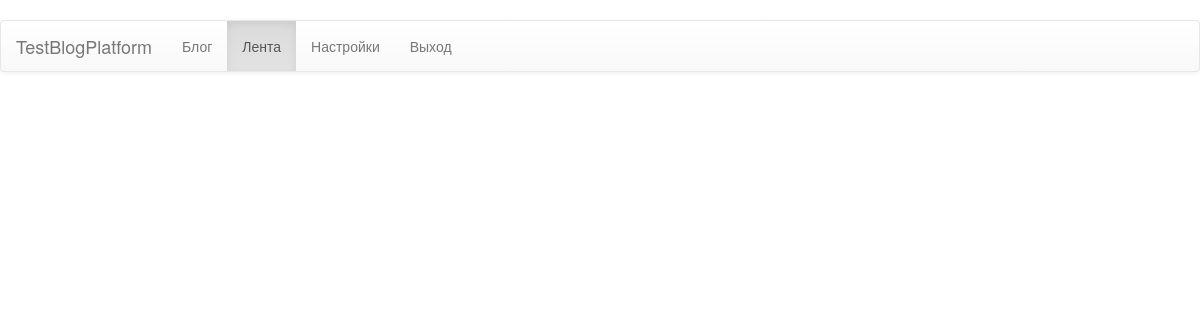
/feed/ (signed in), run on an earlier commit of the app's database.
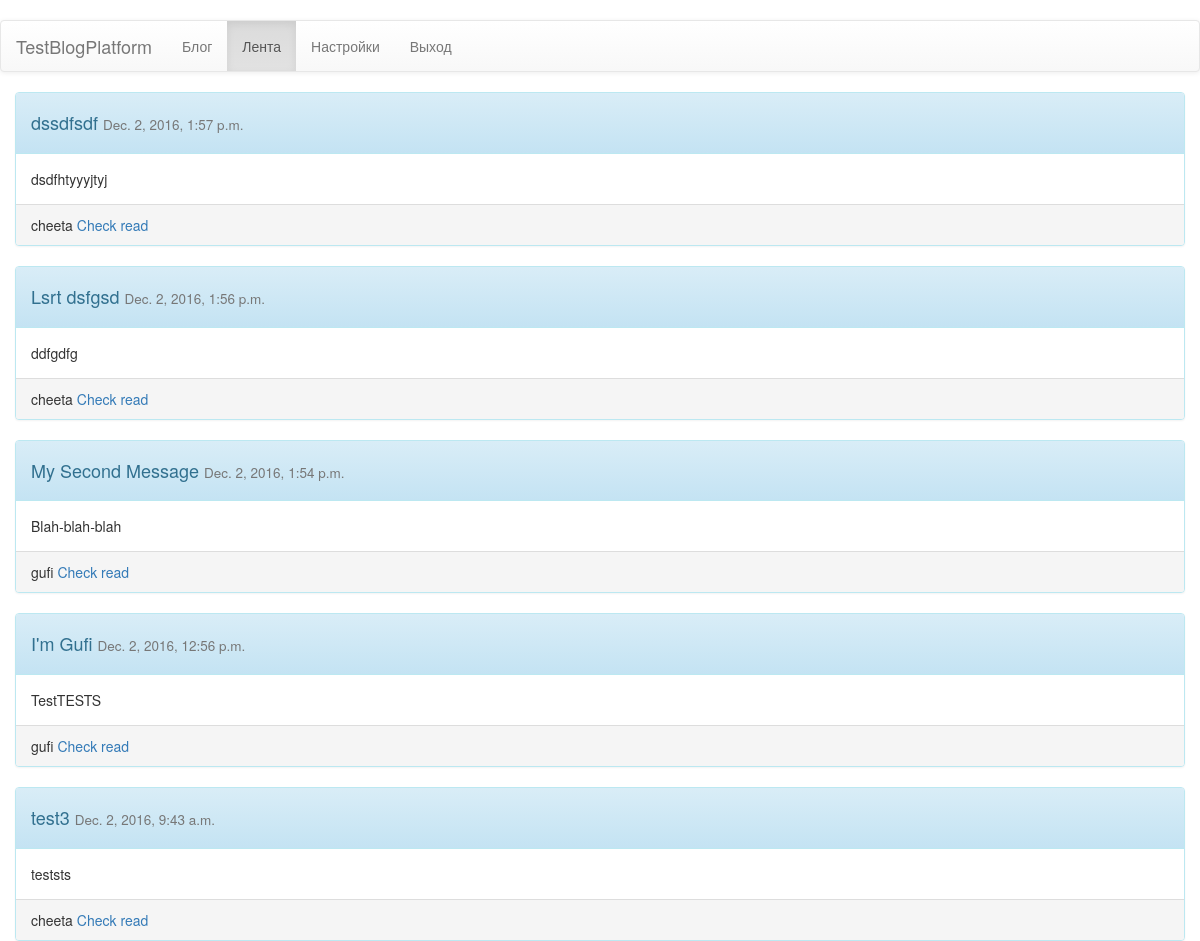
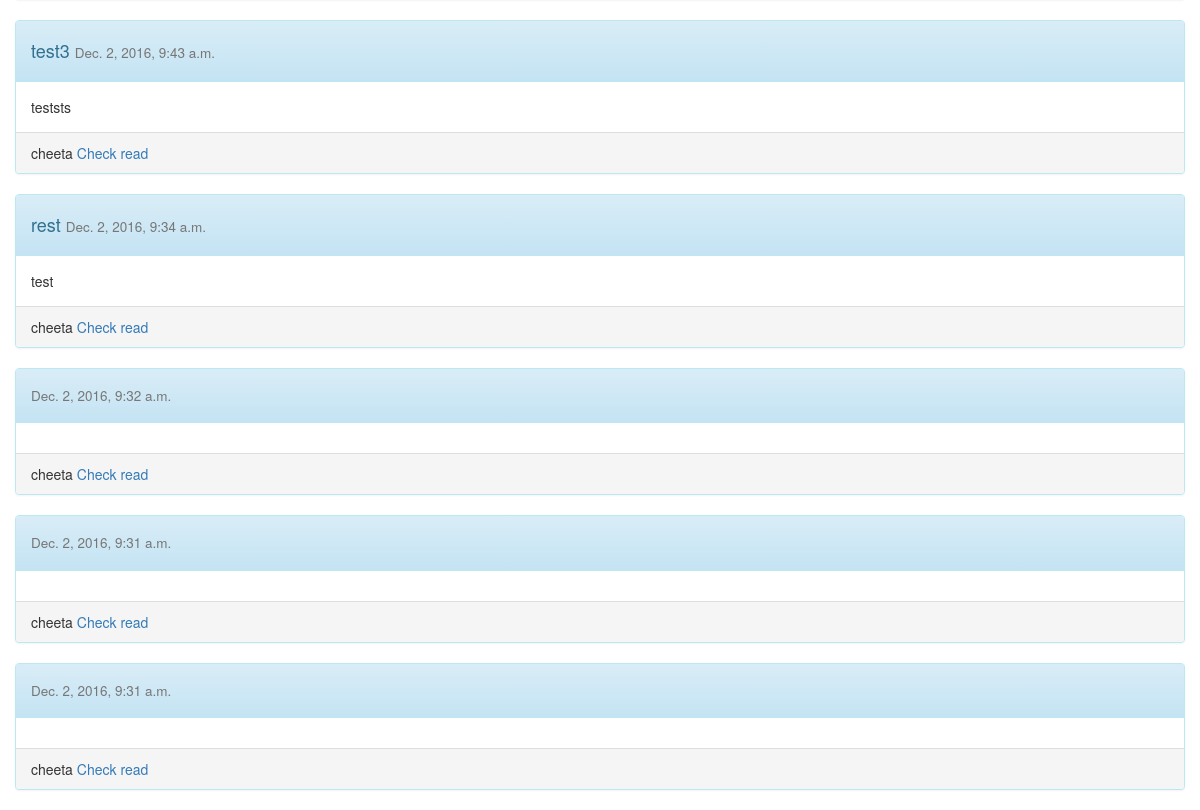
And on a later commit of the database (2 pictures, top to bottom).
### testblogapp/models.py (models this page shows)
class Post(models.Model):
    title = models.CharField(max_length=50)
    text = models.TextField()
    author = models.ForeignKey(User)
    append_time = models.DateTimeField(auto_now=True, editable=False)

### testblogapp/views.py (the view)
# urls.py: url(r'^feed/$', views.feed),
@login_required(login_url="./../login")
def feed(request):
    subscribes = [val[0] for val in list(Subscribe.objects.filter(user__exact=request.user).values_list("blog"))]
    read = [val[0] for val in list(Viewed.objects.filter(user__exact=request.user).values_list("post"))]
    posts = Post.objects.order_by("-append_time").filter(author__id__in=subscribes).exclude(id__in=read)[:10]
    return render(request, "testblogapp/feed.html", {"posts":posts})

### templates/testblogapp/feed.html (shortened to what this page needs)
﻿{% extends "testblogapp/template.html" %}
{%block urls %}
    <li><a href="./../blog">Блог</a></li>
    <li class="active"><a href="./../feed">Лента</a></li>
    <li><a href="./../settings">Настройки</a></li>
{% endblock %}
{% block content %}
<div class="container">
    {% for post in posts %}
        <div class="row">
            <div class="panel panel-default panel-info">
                <div class="panel-heading"><h4>{{post.title}} <small>{{post.append_time}}</small></h4></div>
                <div class="panel-body">
                    {{post.text}}
                </div>
                <div class="panel-footer">
                    {{post.author}}
                    <a href="./../setread?id={{post.id}}">Check read</a>
                </div>
            </div>
        </div>
    {% endfor %}
</div>
{% endblock %}

What changed in the data, as far as the page shows it:
added Post: title "dssdfsdf", append_time "Dec. 2, 2016, 1:57 p.m.", text "dsdfhtyyyjtyj", author "cheeta"
added Post: title "Lsrt dsfgsd", append_time "Dec. 2, 2016, 1:56 p.m.", text "ddfgdfg", author "cheeta"
added Post: title "My Second Message", append_time "Dec. 2, 2016, 1:54 p.m.", text "Blah-blah-blah", author "gufi"
added Post: title "I'm Gufi", append_time "Dec. 2, 2016, 12:56 p.m.", text "TestTESTS", author "gufi"
now on this page (row unchanged): Post: title "test3", append_time "Dec. 2, 2016, 9:43 a.m.", text "teststs", author "cheeta"
now on this page (row unchanged): Post: title "test3", append_time "Dec. 2, 2016, 9:43 a.m.", text "teststs", author "cheeta"
now on this page (row unchanged): Post: title "rest", append_time "Dec. 2, 2016, 9:34 a.m.", text "test", author "cheeta"
now on this page (row unchanged): Post: append_time "Dec. 2, 2016, 9:32 a.m.", author "cheeta"
now on this page (row unchanged): Post: append_time "Dec. 2, 2016, 9:31 a.m.", author "cheeta"
now on this page (row unchanged): Post: append_time "Dec. 2, 2016, 9:31 a.m.", author "cheeta"
